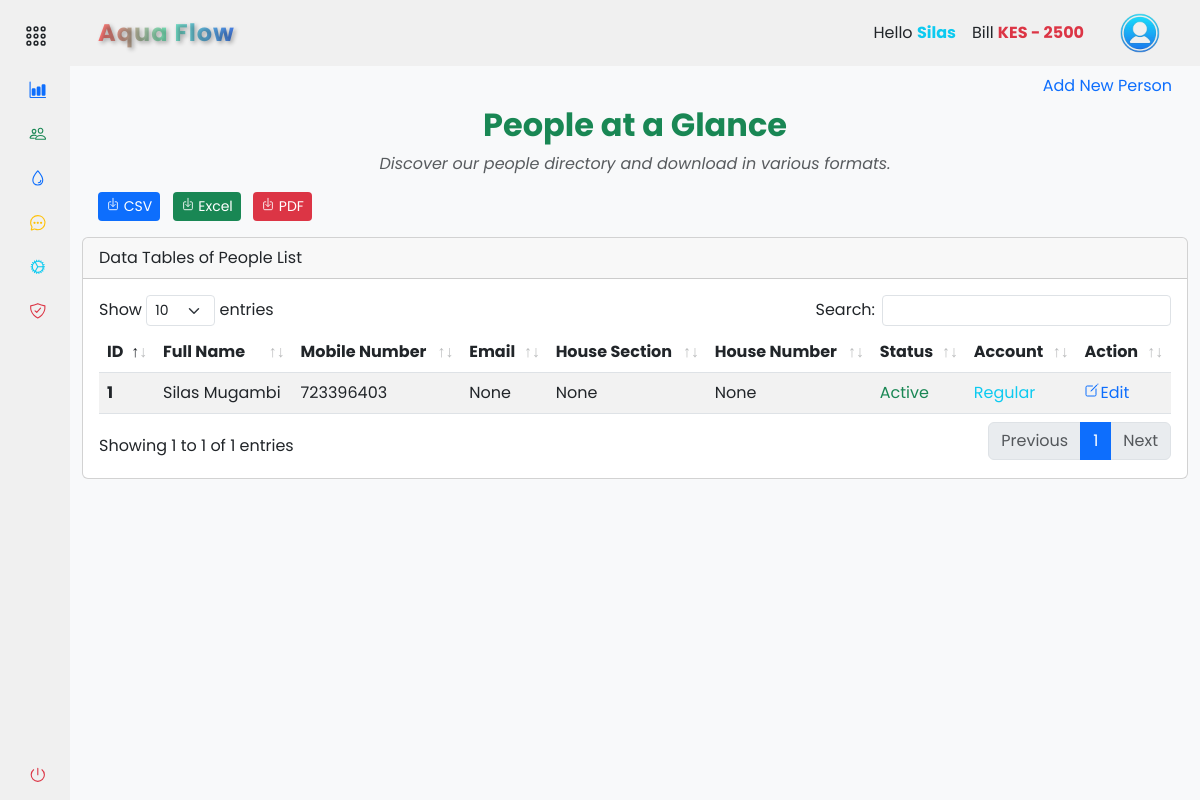
Page /accounts/people/people_list (signed in) on the earlier database version.
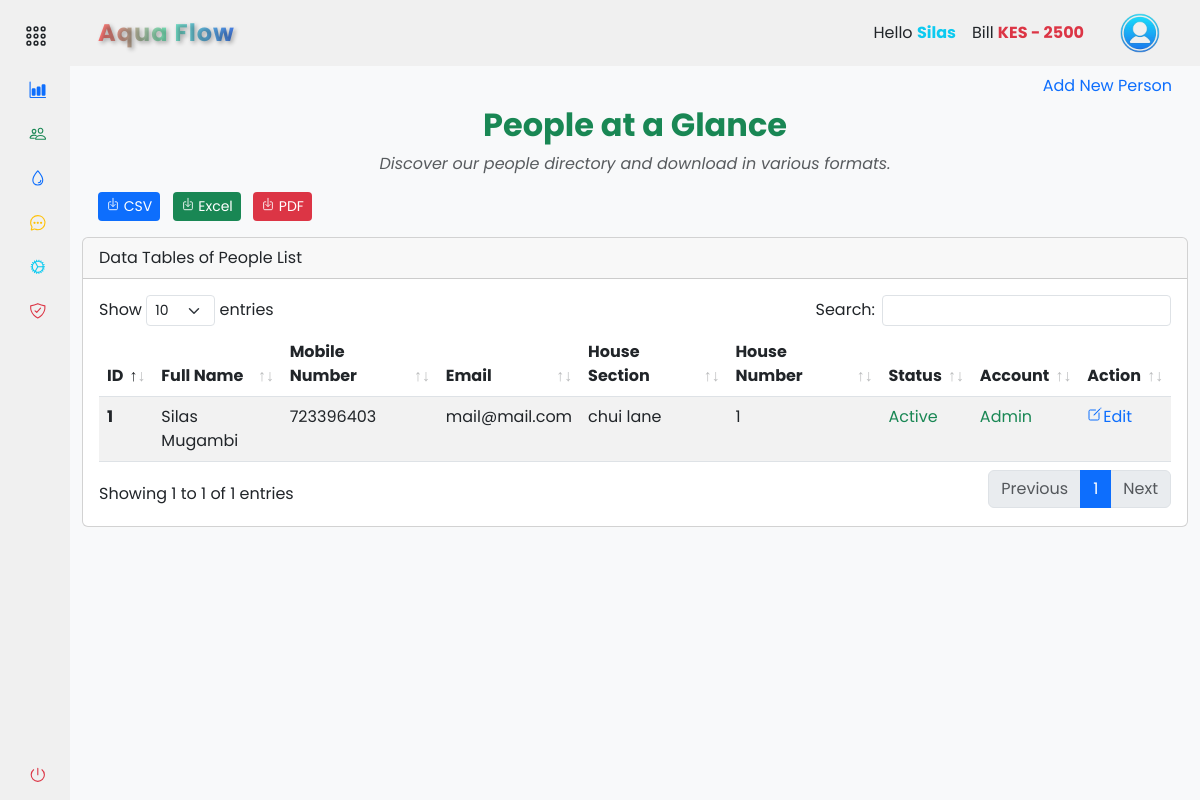
Same page on the later database version.
### app/backend/models/user.py (models this page shows, shortened)
class Settings(db.Model):
    id = db.Column(db.Integer, primary_key=True)
    company_name = db.Column(db.String(255))
    unit_price = db.Column(db.Float)
    service_fee = db.Column(db.Float)
    house_sections = db.Column(db.String(255))

class User(db.Model, UserMixin):
    id = db.Column(db.Integer, primary_key=True)
    mobile_number = db.Column(db.String(20), unique=True, nullable=False)
    password_hash = db.Column(db.String(128), nullable=False)
    first_name = db.Column(db.String(50))
    last_name = db.Column(db.String(50))
    email = db.Column(db.String(120))
    house_section = db.Column(db.String(50))
    house_number = db.Column(db.String(20))
    profile_image = db.Column(db.String(255))
    is_active = db.Column(db.Boolean, default=True)
    is_admin = db.Column(db.Boolean, default=False)
    meter_readings = db.relationship('MeterReading', backref='user', lazy=True)
    payments = db.relationship('Payment', backref='user', lazy=True)

### app/backend/accounts/people/routes.py (the view)
@people_bp.route('/people_list', methods=['GET', 'POST'])
@login_required
def people_list():
    if current_user.is_authenticated:
        people_list = User.query.all()
        add_form = AddUserForm()
        house_sections = []
        settings = Settings.query.first()
        if settings:
            house_sections = [(section, section) for section in settings.house_sections.split(',')]
        return render_template('accounts/people_list.html', people_list=people_list, house_sections=house_sections, form=add_form, hide_footer=True)
    else:
        return redirect(url_for('auth.login'))

### app/backend/accounts/people/forms.py (shortened to what this page needs)
class AddUserForm(FlaskForm):
    first_name = StringField('First Name', validators=[DataRequired(), Length(max=50)])
    last_name = StringField('Last Name', validators=[DataRequired(), Length(max=50)])
    mobile_number = StringField('Mobile Number', validators=[DataRequired(), Length(min=10, max=20)])
    email = StringField('Email', validators=[Optional(), Length(max=50)])
    house_section = SelectField('House Section', validators=[DataRequired()], coerce=str)
    house_number = StringField('House Number', validators=[DataRequired(), Length(max=50)])
    password = PasswordField('Password', validators=[DataRequired(), Length(min=6), EqualTo('confirm_password', message='Passwords must match')])
    confirm_password = PasswordField('Confirm Password', validators=[DataRequired()])
    submit = SubmitField('Register')

### app/backend/accounts/accounts_context.py (called while the page is built)
def accounts_context():
    company = Settings.query.first()
    company_name = company.company_name if company else 'ApoGen'
    bill = int('2500')
    return {'company_name': company_name, 'bill': bill}

def inject_now():
    return {'now': datetime.utcnow() + timedelta(hours=3)}

### app/assets/templates/accounts/people_list.html (shortened to what this page needs)
{% extends "base.html" %} {% block content %}
<section class="container-fluid">
  <ul class="nav nav-pills justify-content-end border-0">
    <li type="button" class="nav-item">
      <a
        class="nav-link"
        data-bs-toggle="modal"
        data-bs-target="#addNewPersonModal"
        >Add New Person</a
      >
    </li>
  </ul>
  <div class="text-center">
    <h2 class="fw-bold text-success mb-2">People at a Glance</h2>
    <p class="text-muted fst-italic">
      Discover our people directory and download in various formats.
    </p>
  </div>
  <div class="row">
    <div class="col-md-12">
      <div class="float-start ms-3">
        <form
          action="{{ url_for('accounts.people.download_users') }}"
          method="get"
          class="d-inline"
        >
          <button
            type="submit"
            class="btn btn-sm me-2 btn-primary"
            name="format"
            value="csv"
          >
            <ion-icon name="download-outline"></ion-icon> CSV
          </button>
        </form>
        <form
          action="{{ url_for('accounts.people.download_users') }}"
          method="get"
          class="d-inline"
        >
          <button
            type="submit"
            class="btn btn-sm me-2 btn-success"
            name="format"
            value="excel"
          >
            <ion-icon name="download-outline"></ion-icon> Excel
          </button>
        </form>
        <form
          action="{{ url_for('accounts.people.download_users') }}"
          method="get"
          class="d-inline"
        >
          <button
            type="submit"
            class="btn btn-sm me-2 btn-danger"
            name="format"
            value="pdf"
          >
            <ion-icon name="download-outline"></ion-icon> PDF
          </button>
        </form>
      </div>
    </div>
  </div>
  <div class="col-md-12">
    <div class="card mt-3 mb-3">
      <div class="card-header">Data Tables of People List</div>
      <div class="card-body">
        <div class="table-responsive">
          <table class="table table-striped data-table" style="width: 100%">
            <thead>
              <tr>
                <th scope="col">ID</th>
                <th scope="col">Full Name</th>
                <th scope="col">Mobile Number</th>
                <th scope="col">Email</th>
                <th scope="col">House Section</th>
                <th scope="col">House Number</th>
                <th scope="col">Status</th>
                <th scope="col">Account</th>
                <th scope="col">Action</th>
              </tr>
            </thead>
            <tbody>
              {% for person in people_list %}
              <tr>
                <th scope="row">{{ person.id }}</th>
                <td>
                  {{ person.first_name.title() ~ " " ~ person.last_name.title()
                  }}
                </td>
                <td>{{ person.mobile_number }}</td>
                <td>{{ person.email }}</td>
                <td>{{ person.house_section }}</td>
                <td>{{ person.house_number }}</td>
                <td>
                  {% if person.is_active %}
                  <span class="text-success">Active</span>
                  {% else %}
                  <span class="text-danger">Inactive</span>
                  {% endif %}
                </td>
                <td>
                  {% if person.is_admin %}
                  <span class="text-success">Admin</span>
                  {% else %}
                  <span class="text-info">Regular</span>
                  {% endif %}
                </td>
                <td>
                  {% if current_user.is_admin or current_user.id == person.id %}
                  <a
                    href="{{ url_for('accounts.people.edit_user', user_id=person.id) }}"
                  >
                    <ion-icon name="create-outline"></ion-icon>Edit
                  </a>
                  {% else %}
                  <span class="text-muted">No Edit Permission</span>
                  {% endif %}
                </td>
              </tr>
              {% endfor %}
            </tbody>
          </table>
        </div>
      </div>
    </div>
  </div>
</section>
{% endblock %}

### app/assets/templates/base.html (shortened to what this page needs)
<!DOCTYPE html>
<html lang="en">
  <head>
    <link
      rel="stylesheet"
      href="{{ url_for('static', filename='css/vendor/bootstrap.min.css') }}"
    />
    <link
      rel="stylesheet"
      href="{{ url_for('static', filename='css/datatables/dataTables.bootstrap5.min.css') }}"
    />
    <link
      rel="stylesheet"
      href="{{ url_for('static', filename='css/styles.css') }}"
    />
  </head>
  <body>
    <div class="wrapper">
      {% include '/components/sidebar.html' %}
      <main class="main">
        {% include '/components/navbar.html' %}
        {% block content %}{% endblock %}
      </main>
    </div>
  </body>
</html>

### app/assets/templates/components/sidebar.html (shortened to what this page needs)
{% if not hide_sidebar %}
<aside id="sidebar">
  <div class="d-flex mt-2">
    <button class="toggle-btn" type="button">
      <ion-icon name="apps-outline" class="text-dark"></ion-icon>
    </button>
  </div>
  <ul class="sidebar-nav">
    <li class="sidebar-item">
      <a
        href="{{ url_for('accounts.dashboard.dashboard') }}"
        class="sidebar-link"
      >
        <ion-icon name="bar-chart" class="text-primary me-2"></ion-icon>
      </a>
    </li>
    <li class="sidebar-item">
      <a
        href="{{ url_for('accounts.people.people_list') }}"
        class="sidebar-link"
      >
        <ion-icon name="people-outline" class="text-success"></ion-icon>
      </a>
    </li>
    <li class="sidebar-item">
      <a
        href="#records_water_supply"
        class="sidebar-link collapsed has-dropdown"
        data-bs-toggle="collapse"
        data-bs-target="#records_water"
        aria-expanded="false"
        aria-controls="records_water"
      >
        <ion-icon name="water-outline" class="text-primary"></ion-icon>
      </a>
    </li>
    <li class="sidebar-item">
      <a
        href="{{ url_for('accounts.messages.messages') }}"
        class="sidebar-link"
      >
        <ion-icon
          name="chatbubble-ellipses-outline"
          class="text-warning"
        ></ion-icon>
      </a>
    </li>
    <li class="sidebar-item">
      <a
        href="{{ url_for('accounts.settings.settings') }}"
        class="sidebar-link"
      >
        <ion-icon name="cog-outline" class="text-info"></ion-icon>
      </a>
    </li>
    <li class="sidebar-item">
      <a
        href="{{ url_for('accounts.security.security_options') }}"
        class="sidebar-link"
      >
        <ion-icon
          name="shield-checkmark-outline"
          class="text-danger"
        ></ion-icon>
      </a>
    </li>
  </ul>
  <div class="sidebar-footer">
    <a
      class="sidebar-link"
      href="{{ url_for('auth.logout') }}"
      onclick="localStorage.clear();"
    >
      <ion-icon name="power-outline" class="text-danger"></ion-icon>
    </a>
  </div>
</aside>
{% endif %}

### app/assets/templates/components/navbar.html (shortened to what this page needs)
{% if not hide_navbar %}
<header
  id="navbar"
  class="navbar navbar-expand-lg sticky-sm-top {% if not current_user.is_authenticated %}bg-dark{% endif %}"
>
  <div class="container-fluid">
    <a
      class="navbar-brand text-center d-flex align-items-center fw-bold ms-3 {% if not current_user.is_authenticated %}text-light{% else %}gradient-text{% endif %}"
      href="#"
    >
      {{ company_name.title() }}
    </a>
    <div class="collapse navbar-collapse" id="navbarToggler">
      <div class="d-flex align-items-center ms-auto">
         {% if current_user.is_authenticated %}
        <ul class="navbar-nav me-3">
          <li class="nav-item">
            <a class="nav-link text-dark">
              Hello
              <span class="text-info fw-bold"
                >{{ current_user.first_name.title() }}</span
              >
            </a>
          </li>
          <li class="nav-item">
            <a class="nav-link text-dark">
              Bill
              <span
                class="fw-bold {% if bill > 0 %}text-danger{% else %}text-success{% endif %}"
                >KES {% if bill > 0 %}-{% endif %} {{ bill }}</span
              >
            </a>
          </li>
        </ul>
        <div class="btn-group">
          <button
            type="button"
            class="btn navbar-brand rounded-circle border-0"
            data-bs-toggle="dropdown"
            aria-expanded="false"
          >
            <img
              src="{{ url_for('static', filename='images/user.png') }}"
              alt="logo image"
              height="40px"
              width="40px"
            />
          </button>
        </div>
        {% endif %}
      </div>
    </div>
  </div>
</header>
{% endif %}

### app/assets/static/css/styles.css (style rules this page uses)
a { text-decoration: none; cursor: pointer; }
li { list-style: none; }
button { border: none !important; outline: none; }
body { font-family: "Poppins", sans-serif; }
.wrapper { display: flex; overflow: hidden; height: 100vh; }
#sidebar { width: 70px; min-width: 70px; z-index: 1000; transition: all 0.25s ease-in-out; display: flex; flex-direction: column; }
.toggle-btn { background-color: transparent; cursor: pointer; border: 0; padding: 1rem 1.5rem; }
.toggle-btn ion-icon { color: #000; font-size: 1.5rem; }
.sidebar-nav { padding: 0rem; flex: 1 1 auto; }
a.sidebar-link { padding: 0.625rem 1.625rem; color: #000; display: block; font-size: 0.9rem; border-radius: 5px; white-space: nowrap; border-left: 3px solid transparent; transition: background-color 0.3s ease, margin-inline-start 0.3s ease, border-left 0.3s ease; }
.sidebar-link ion-icon { font-size: 1.1rem; margin-right: 0.75rem; }
.sidebar-item { position: relative; }
.main { min-height: 100vh; width: 100%; overflow-y: scroll; transition: all 0.35s ease-in-out; background-color: rgb(248, 249, 250); }
.navbar, #sidebar { background-color: #f0f0f0; z-index: 1000; }
.navbar-brand { font-size: 24px; letter-spacing: 1px; text-decoration: none; transition: transform 0.3s ease; }
.gradient-text { background: linear-gradient(to right, #ff6e6e, #78e8bc, #4780ec); -webkit-background-clip: text; -webkit-text-fill-color: transparent; font-weight: bold; text-shadow: 2px 2px 4px rgba(0, 0, 0, 0.3); }

Differences in the rows shown:
changed User "Silas Mugambi": email "None" → "mail@mail.com"; house_section "None" → "chui lane"; house_number "None" → "1"; is_admin "Regular" → "Admin"
